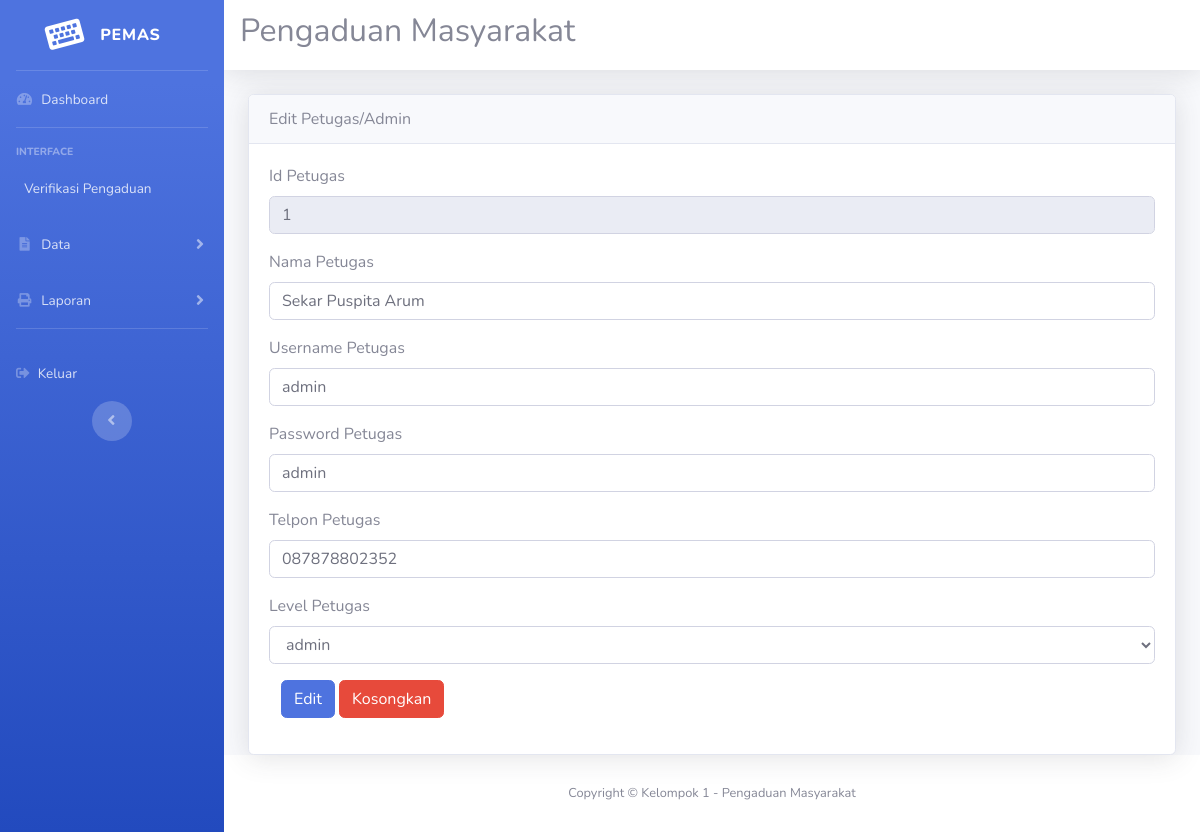
/admin/admin.php?url=edit_petugas&id=1 (signed in), run on the app's committed database.
### tables this page shows
CREATE TABLE `petugas` (
  `id_petugas` int(11) NOT NULL,
  `nama_petugas` varchar(255) NOT NULL,
  `username` varchar(25) NOT NULL,
  `password` varchar(32) NOT NULL,
  `telp` varchar(13) NOT NULL,
  `level` enum('admin','petugas') NOT NULL
);

### admin/edit_petugas.php (the view, shortened to what this page needs)
<!DOCTYPE html>
<html lang="en">
<head>
  <link href="../vendor/fontawesome-free/css/all.min.css" rel="stylesheet" type="text/css">
  <link href="../css/sb-admin-2.min.css" rel="stylesheet">
</head>
<body id="page-top">
    <div class="card shadow">
        <div class="card-header">
            Edit Petugas/Admin
        </div>
        <div class="card-body">
        <?php
        $sql = mysql_query("select * from petugas where id_petugas='$_GET[id]'");
        if($data=mysql_fetch_array($sql)){
        ?>
            <form action="update_petugas.php" method="post" class="form-horizontal" enctype="multipart/form-data">
            <div class="form-group cols-sm-6">
                    <label for="">Id Petugas</label>
                    <input type="text" name="id_petugas" value="<?php echo $data['id_petugas'] ?>"class="form-control" readonly>
                </div>
                <div class="form-group cols-sm-6">
                    <label for="">Nama Petugas</label>
                    <input type="text" name="nama_petugas" value="<?php echo $data['nama_petugas'] ?>"class="form-control">
                </div>
                <div class="form-group cols-sm-6">
                    <label for="">Username Petugas</label>
                    <input type="text" name="username" value="<?php echo $data['username'] ?>"class="form-control">
                </div>
                <div class="form-group cols-sm-6">
                    <label for="">Password Petugas</label>
                    <input type="text" name="password" value="<?php echo $data['password'] ?>"class="form-control">
                </div>
                <div class="form-group cols-sm-6">
                    <label for="">Telpon Petugas</label>
                    <input type="text" name="telp" value="<?php echo $data['telp'] ?>"class="form-control">
                </div>
                <div class="form-group cols-sm-6">
                    <label for="">Level Petugas</label>
                    <select name="level" id="" class="form-control">
                        <option value="<?php echo $data['level'] ?>"><?php echo $data['level'] ?></option>
                    </select>
                </div>
                <div class="form-group col-sm-6">
                    <input type="submit" value="Edit" class="btn btn-primary">
                    <input type="reset" value="Kosongkan" class="btn btn-danger">
                </div>
            </form>
            <?php } ?>
        </div>
    </div>
</body>
</html>

### data on the page
petugas: id_petugas "1", nama_petugas "Sekar Puspita Arum", username "admin", password "admin", telp "087878802352", level "admin"
